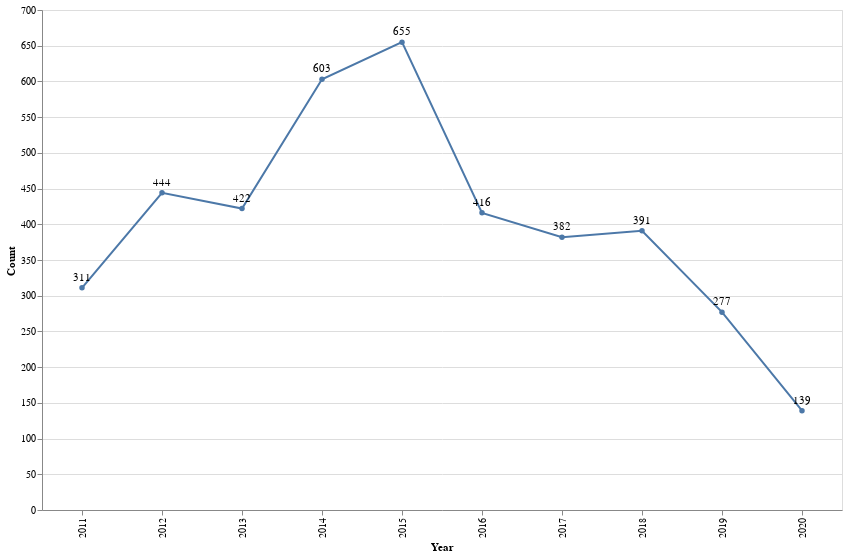

Here is the notebook cell this chart was saved with:
### Code cell
domain = ['2011', '2012','2013','2014','2015','2016','2017','2018','2019','2020']
range_ = ['red', 'blue','goldenrod','cadetblue','orchid','firebrick','peru','slateblue','olivedrab','seagreen']

chart = alt.Chart(df_count0).mark_line(point=True, opacity=1).encode(
    x='Year:O',
    y='Count',
    tooltip=['Count'],
    text='Count:Q',
)

text = chart.mark_text(
    align='center',
    baseline='middle',
    dy=-10  # Nudges text to right so it doesn't appear on top of the bar
).encode(
    text='Count:Q'
)

# save(chart, '../assets/figures/rc-jobs-overall.svg')
# save(chart, '../assets/figures/rc-jobs-overall.png')

(chart+text).properties(height=500, width=800).interactive()

### Figure 1 — Vega-Lite specification as saved in the notebook (floating-point values rounded to 4 significant figures)
{"config": {"view": {"continuousWidth": 400, "continuousHeight": 300}}, "layer": [{"mark": {"type": "line", "opacity": 1, "point": true}, "encoding": {"text": {"type": "quantitative", "field": "Count"}, "tooltip": [{"type": "quantitative", "field": "Count"}], "x": {"type": "ordinal", "field": "Year"}, "y": {"type": "quantitative", "field": "Count"}}, "selection": {"selector001": {"type": "interval", "bind": "scales", "encodings": ["x", "y"]}}}, {"mark": {"type": "text", "align": "center", "baseline": "middle", "dy": -10}, "encoding": {"text": {"type": "quantitative", "field": "Count"}, "tooltip": [{"type": "quantitative", "field": "Count"}], "x": {"type": "ordinal", "field": "Year"}, "y": {"type": "quantitative", "field": "Count"}}}], "data": {"name": "data-c3f19760f4711669b6c3aa92435b5d39"}, "height": 500, "width": 800, "$schema": "https://vega.github.io/schema/vega-lite/v4.8.1.json", "datasets": {"data-c3f19760f4711669b6c3aa92435b5d39": [{"Year": 2011, "JobTitle": 311, "JobYear": 311, "JobLink": 265, "JobType": 311, "JobField": 311, "JobSource": 311, "JobLink_norm": 265, "FieldAlias": 311, "Count": 311}, {"Year": 2012, "JobTitle": 444, "JobYear": 444, "JobLink": 421, "JobType": 444, "JobField": 444, "JobSource": 444, "JobLink_norm": 421, "FieldAlias": 444, "Count": 444}, {"Year": 2013, "JobTitle": 422, "JobYear": 422, "JobLink": 361, "JobType": 422, "JobField": 422, "JobSource": 422, "JobLink_norm": 361, "FieldAlias": 422, "Count": 422}, {"Year": 2014, "JobTitle": 603, "JobYear": 603, "JobLink": 553, "JobType": 603, "JobField": 603, "JobSource": 603, "JobLink_norm": 553, "FieldAlias": 603, "Count": 603}, {"Year": 2015, "JobTitle": 655, "JobYear": 655, "JobLink": 641, "JobType": 655, "JobField": 655, "JobSource": 655, "JobLink_norm": 641, "FieldAlias": 655, "Count": 655}, {"Year": 2016, "JobTitle": 416, "JobYear": 416, "JobLink": 393, "JobType": 416, "JobField": 416, "JobSource": 416, "JobLink_norm": 393, "FieldAlias": 416, "Count": 416}, {"Year": 2017, "JobTitle": 382, "JobYear": 382, "JobLink": 371, "JobType": 382, "JobField": 382, "JobSource": 382, "JobLink_norm": 371, "FieldAlias": 382, "Count": 382}, {"Year": 2018, "JobTitle": 391, "JobYear": 391, "JobLink": 364, "JobType": 391, "JobField": 391, "JobSource": 391, "JobLink_norm": 364, "FieldAlias": 391, "Count": 391}, {"Year": 2019, "JobTitle": 277, "JobYear": 277, "JobLink": 260, "JobType": 277, "JobField": 277, "JobSource": 277, "JobLink_norm": 260, "FieldAlias": 277, "Count": 277}, {"Year": 2020, "JobTitle": 139, "JobYear": 139, "JobLink": 117, "JobType": 139, "JobField": 139, "JobSource": 139, "JobLink_norm": 117, "FieldAlias": 139, "Count": 139}]}}
